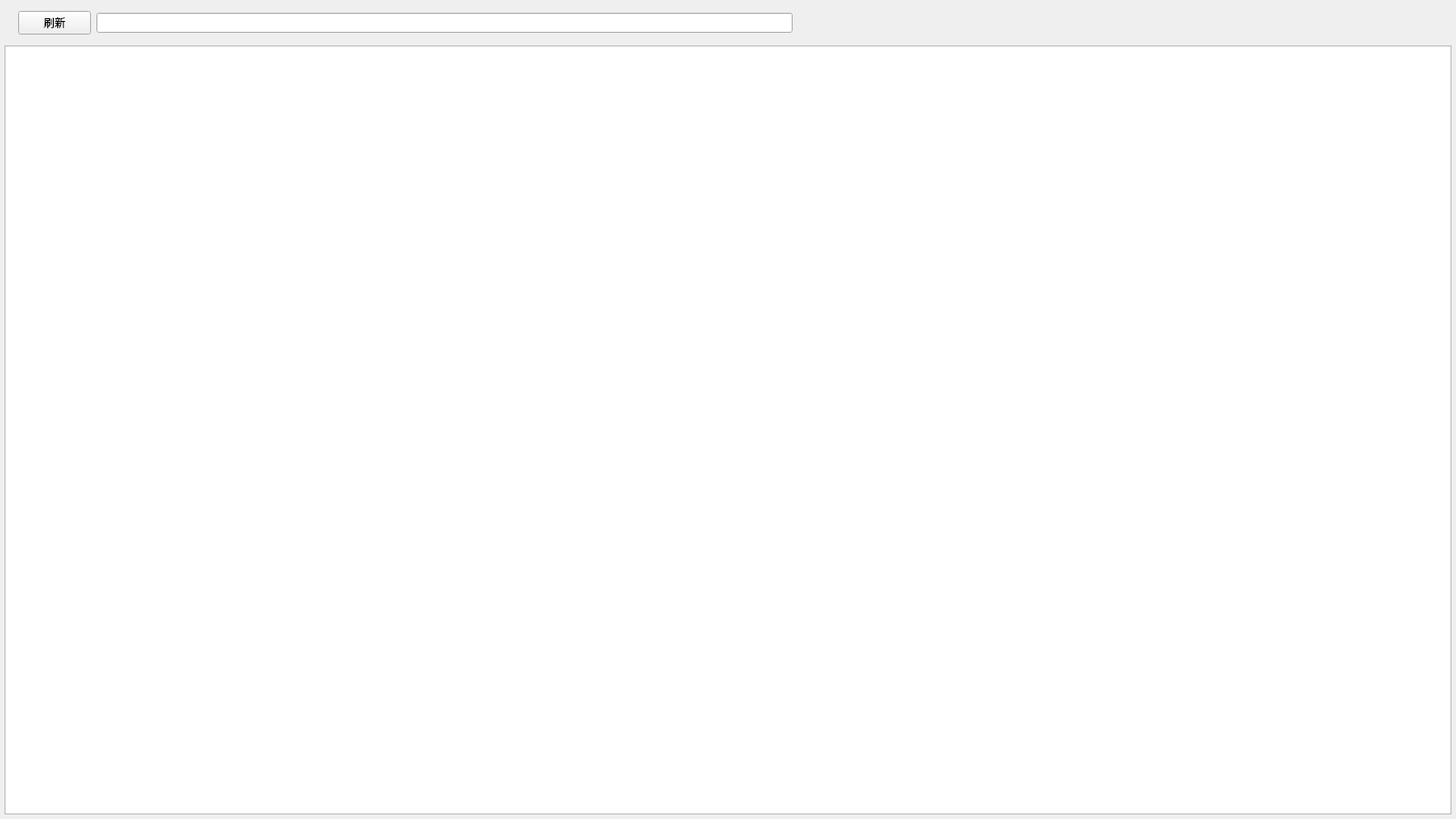
<?xml version="1.0" encoding="UTF-8"?>
<ui version="4.0">
 <class>ProcessDialog</class>
 <widget class="QWidget" name="ProcessDialog">
  <property name="geometry">
   <rect>
    <x>0</x>
    <y>0</y>
    <width>1600</width>
    <height>900</height>
   </rect>
  </property>
  <property name="minimumSize">
   <size>
    <width>1600</width>
    <height>900</height>
   </size>
  </property>
  <property name="maximumSize">
   <size>
    <width>1600</width>
    <height>900</height>
   </size>
  </property>
  <property name="windowTitle">
   <string>Form</string>
  </property>
  <widget class="QTableView" name="ProcessTableView">
   <property name="geometry">
    <rect>
     <x>5</x>
     <y>50</y>
     <width>1590</width>
     <height>845</height>
    </rect>
   </property>
   <property name="minimumSize">
    <size>
     <width>1590</width>
     <height>20</height>
    </size>
   </property>
   <property name="maximumSize">
    <size>
     <width>1590</width>
     <height>900</height>
    </size>
   </property>
  </widget>
  <widget class="QWidget" name="">
   <property name="geometry">
    <rect>
     <x>20</x>
     <y>10</y>
     <width>851</width>
     <height>31</height>
    </rect>
   </property>
   <layout class="QHBoxLayout" name="horizontalLayout">
    <item>
     <widget class="QPushButton" name="refreshButton">
      <property name="text">
       <string>刷新</string>
      </property>
     </widget>
    </item>
    <item>
     <widget class="QLineEdit" name="PIDlineEdit"/>
    </item>
   </layout>
  </widget>
 </widget>
 <resources/>
 <connections/>
</ui>
